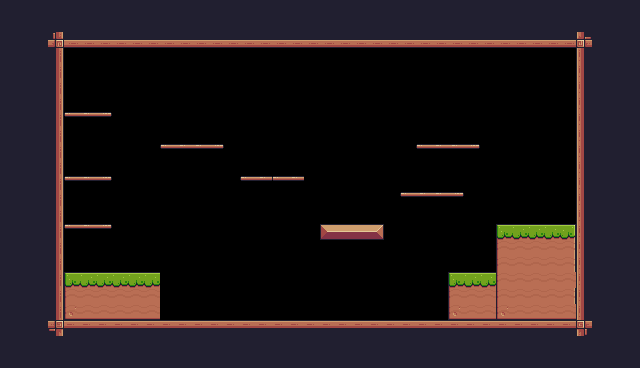

This is a level from a 2D game, rendered from its Tiled map with the project's own tilesets. A one-line summary and the complete map file follow:
An orthogonal 40x23 tile map with 16x16 px tiles, 1 tile layer (Background) and 36 objects (16x Fruit, 8x Platforms, 2x Saw, Player, Checkpoint).

<map version="1.10" tiledversion="1.11.0" orientation="orthogonal" renderorder="right-down" width="40" height="23" tilewidth="16" tileheight="16" infinite="0" nextlayerid="4" nextobjectid="71">
 <properties>
  <property name="BackgroundColor" value="Grey" />
 </properties>
 <tileset firstgid="1" source="pixel_adventure.tsx" />
 <layer id="1" name="Background" width="40" height="23">
  <data encoding="csv">
24,24,24,24,24,24,24,24,24,24,24,24,24,24,24,24,24,24,24,24,24,24,24,24,24,24,24,24,24,24,24,24,24,24,24,24,24,24,24,24,
24,24,24,24,24,24,24,24,24,24,24,24,24,24,24,24,24,24,24,24,24,24,24,24,24,24,24,24,24,24,24,24,24,24,24,24,24,24,24,24,
24,24,24,135,134,134,134,134,134,134,134,134,134,134,134,134,134,134,134,134,134,134,134,134,134,134,134,134,134,134,134,134,134,134,134,134,133,24,24,24,
24,24,24,113,0,0,0,0,0,0,0,0,0,0,0,0,0,0,0,0,0,0,0,0,0,0,0,0,0,0,0,0,0,0,0,0,111,24,24,24,
24,24,24,113,0,0,0,0,0,0,0,0,0,0,0,0,0,0,0,0,0,0,0,0,0,0,0,0,0,0,0,0,0,0,0,0,111,24,24,24,
24,24,24,113,0,0,0,0,0,0,0,0,0,0,0,0,0,0,0,0,0,0,0,0,0,0,0,0,0,0,0,0,0,0,0,0,111,24,24,24,
24,24,24,113,0,0,0,0,0,0,0,0,0,0,0,0,0,0,0,0,0,0,0,0,0,0,0,0,0,0,0,0,0,0,0,0,111,24,24,24,
24,24,24,113,40,41,42,0,0,0,0,0,0,0,0,0,0,0,0,0,0,0,0,0,0,0,0,0,0,0,0,0,0,0,0,0,111,24,24,24,
24,24,24,113,0,0,0,0,0,0,0,0,0,0,0,0,0,0,0,0,0,0,0,0,0,0,0,0,0,0,0,0,0,0,0,0,111,24,24,24,
24,24,24,113,0,0,0,0,0,0,40,41,41,42,0,0,0,0,0,0,0,0,0,0,0,0,40,41,41,42,0,0,0,0,0,0,111,24,24,24,
24,24,24,113,0,0,0,0,0,0,0,0,0,0,0,0,0,0,0,0,0,0,0,0,0,0,0,0,0,0,0,0,0,0,0,0,111,24,24,24,
24,24,24,113,40,41,42,0,0,0,0,0,0,0,0,40,41,40,41,0,0,0,0,0,0,0,0,0,0,0,0,0,0,0,0,0,111,24,24,24,
24,24,24,113,0,0,0,0,0,0,0,0,0,0,0,0,0,0,0,0,0,0,0,0,0,40,41,41,42,0,0,0,0,0,0,0,111,24,24,24,
24,24,24,113,0,0,0,0,0,0,0,0,0,0,0,0,0,0,0,0,0,0,0,0,0,0,0,0,0,0,0,0,0,0,0,0,111,24,24,24,
24,24,24,113,40,41,42,0,0,0,0,0,0,0,0,0,0,0,0,0,13,14,14,15,0,0,0,0,0,0,0,7,8,8,8,9,111,24,24,24,
24,24,24,113,0,0,0,0,0,0,0,0,0,0,0,0,0,0,0,0,0,0,0,0,0,0,0,0,0,0,0,29,30,30,30,31,111,24,24,24,
24,24,24,113,0,0,0,0,0,0,0,0,0,0,0,0,0,0,0,0,0,0,0,0,0,0,0,0,0,0,0,29,30,30,30,31,111,24,24,24,
24,24,24,113,7,8,8,8,8,8,0,0,0,0,0,0,0,0,0,0,0,0,0,0,0,0,0,0,7,8,8,29,30,30,30,30,111,24,24,24,
24,24,24,113,29,30,30,30,30,30,0,0,0,0,0,0,0,0,0,0,0,0,0,0,0,0,0,0,29,30,30,29,30,30,30,31,111,24,24,24,
24,24,24,113,51,52,52,52,52,52,0,0,0,0,0,0,0,0,0,0,0,0,0,0,0,0,0,0,51,52,52,51,52,52,52,52,111,24,24,24,
24,24,24,91,90,90,90,90,90,90,90,90,90,90,90,90,90,90,90,90,90,90,90,90,90,90,90,90,90,90,90,90,90,90,90,90,89,24,24,24,
24,24,24,24,24,24,24,24,24,24,24,24,24,24,24,24,24,24,24,24,24,24,24,24,24,24,24,24,24,24,24,24,24,24,24,24,24,24,24,24,
24,24,24,24,24,24,24,24,24,24,24,24,24,24,24,24,24,24,24,24,24,24,24,24,24,24,24,24,24,24,24,24,24,24,24,24,24,24,24,24
</data>
 </layer>
 <objectgroup id="3" name="Collisions">
  <object id="14" x="48" y="32" width="16" height="304" />
  <object id="15" x="48" y="320" width="544" height="16" />
  <object id="16" x="576" y="32" width="16" height="304" />
  <object id="17" x="64" y="32" width="528" height="16" />
  <object id="19" x="64" y="272" width="96" height="48" />
  <object id="25" x="448" y="272" width="48" height="48" />
  <object id="26" x="496" y="224" width="80" height="96" />
  <object id="28" type="Platforms" x="320" y="224" width="64" height="16" />
  <object id="31" type="Platforms" x="400" y="192" width="64" height="16" />
  <object id="34" type="Platforms" x="64" y="176" width="48" height="16" />
  <object id="35" type="Platforms" x="64" y="112" width="48" height="16" />
  <object id="36" type="Platforms" x="160" y="144" width="64" height="16" />
  <object id="37" type="Platforms" x="240" y="176" width="64" height="16" />
  <object id="40" type="Platforms" x="64" y="224" width="48" height="16" />
  <object id="67" type="Platforms" x="416" y="144" width="64" height="16" />
 </objectgroup>
 <objectgroup id="2" name="Spawnpoints">
  <object id="10" name="Player " type="Player" x="128" y="240" width="32" height="32" />
  <object id="41" name="Bananas" type="Fruit" x="80" y="80" width="32" height="32" />
  <object id="43" name="Cherries" type="Fruit" x="80" y="144" width="32" height="32" />
  <object id="44" name="Cherries" type="Fruit" x="160" y="112" width="32" height="32" />
  <object id="45" name="Cherries" type="Fruit" x="192" y="112" width="32" height="32" />
  <object id="46" name="Orange" type="Fruit" x="240" y="144" width="32" height="32" />
  <object id="47" name="Bananas" type="Fruit" x="272" y="144" width="32" height="32" />
  <object id="48" name="Bananas" type="Fruit" x="256" y="112" width="32" height="32" />
  <object id="49" name="Apple" type="Fruit" x="80" y="192" width="32" height="32" />
  <object id="50" name="Orange" type="Fruit" x="432" y="80" width="32" height="32" />
  <object id="51" name="Kiwi" type="Fruit" x="416" y="112" width="32" height="32" />
  <object id="52" name="Kiwi" type="Fruit" x="448" y="112" width="32" height="32" />
  <object id="53" name="Orange" type="Fruit" x="336" y="192" width="32" height="32" />
  <object id="54" name="Apple" type="Fruit" x="336" y="160" width="32" height="32" />
  <object id="55" name="Cherries" type="Fruit" x="448" y="240" width="32" height="32" />
  <object id="58" name="Cherries" type="Fruit" x="416" y="160" width="32" height="32" />
  <object id="59" name="Kiwi" type="Fruit" x="240" y="224" width="32" height="32" />
  <object id="63" type="Saw" x="256" y="304" width="32" height="32">
   <properties>
    <property name="isVertical" type="bool" value="false" />
    <property name="offNeg" type="float" value="6" />
    <property name="offPos" type="float" value="10" />
   </properties>
  </object>
  <object id="66" type="Saw" x="304" y="96" width="32" height="32">
   <properties>
    <property name="isVertical" type="bool" value="true" />
    <property name="offNeg" type="float" value="3" />
    <property name="offPos" type="float" value="3" />
   </properties>
  </object>
  <object id="68" type="Checkpoint" x="505" y="160" width="64" height="64" />
  <object id="69" x="480" y="416" />
 </objectgroup>
</map>
